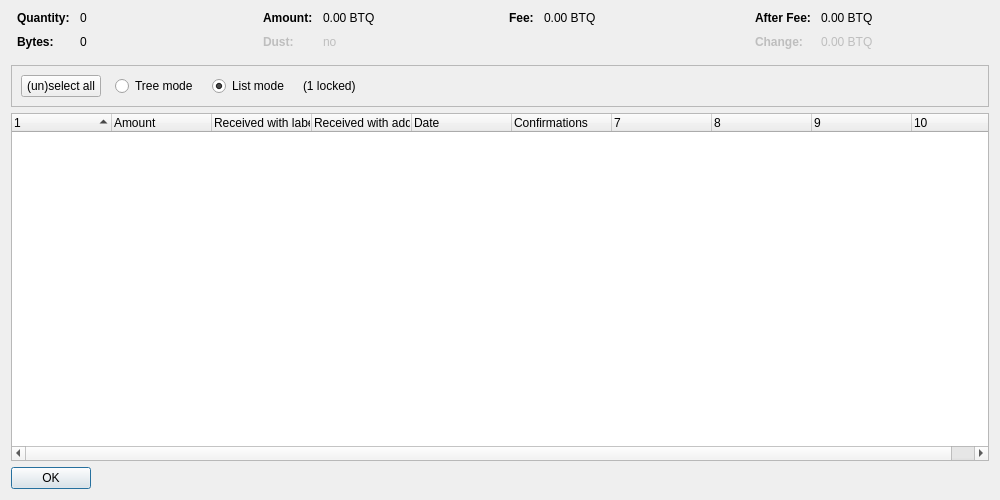
<?xml version="1.0" encoding="UTF-8"?>
<ui version="4.0">
 <class>CoinControlDialog</class>
 <widget class="QDialog" name="CoinControlDialog">
  <property name="geometry">
   <rect>
    <x>0</x>
    <y>0</y>
    <width>1000</width>
    <height>500</height>
   </rect>
  </property>
  <property name="windowTitle">
   <string>Coin Selection</string>
  </property>
  <layout class="QVBoxLayout" name="verticalLayout">
   <item>
    <layout class="QHBoxLayout" name="horizontalLayoutTop" stretch="0,0,0,0">
     <property name="topMargin">
      <number>0</number>
     </property>
     <property name="bottomMargin">
      <number>10</number>
     </property>
     <item>
      <layout class="QFormLayout" name="formLayoutCoinControl1">
       <property name="horizontalSpacing">
        <number>10</number>
       </property>
       <property name="verticalSpacing">
        <number>10</number>
       </property>
       <property name="leftMargin">
        <number>6</number>
       </property>
       <property name="rightMargin">
        <number>6</number>
       </property>
       <item row="0" column="0">
        <widget class="QLabel" name="labelCoinControlQuantityText">
         <property name="font">
          <font>
           <weight>75</weight>
           <bold>true</bold>
          </font>
         </property>
         <property name="text">
          <string>Quantity:</string>
         </property>
        </widget>
       </item>
       <item row="0" column="1">
        <widget class="QLabel" name="labelCoinControlQuantity">
         <property name="cursor">
          <cursorShape>IBeamCursor</cursorShape>
         </property>
         <property name="contextMenuPolicy">
          <enum>Qt::ActionsContextMenu</enum>
         </property>
         <property name="text">
          <string notr="true">0</string>
         </property>
         <property name="textInteractionFlags">
          <set>Qt::LinksAccessibleByMouse|Qt::TextSelectableByKeyboard|Qt::TextSelectableByMouse</set>
         </property>
        </widget>
       </item>
       <item row="1" column="0">
        <widget class="QLabel" name="labelCoinControlBytesText">
         <property name="font">
          <font>
           <weight>75</weight>
           <bold>true</bold>
          </font>
         </property>
         <property name="text">
          <string>Bytes:</string>
         </property>
        </widget>
       </item>
       <item row="1" column="1">
        <widget class="QLabel" name="labelCoinControlBytes">
         <property name="cursor">
          <cursorShape>IBeamCursor</cursorShape>
         </property>
         <property name="contextMenuPolicy">
          <enum>Qt::ActionsContextMenu</enum>
         </property>
         <property name="text">
          <string notr="true">0</string>
         </property>
         <property name="textInteractionFlags">
          <set>Qt::LinksAccessibleByMouse|Qt::TextSelectableByKeyboard|Qt::TextSelectableByMouse</set>
         </property>
        </widget>
       </item>
      </layout>
     </item>
     <item>
      <layout class="QFormLayout" name="formLayoutCoinControl2">
       <property name="horizontalSpacing">
        <number>10</number>
       </property>
       <property name="verticalSpacing">
        <number>10</number>
       </property>
       <property name="leftMargin">
        <number>6</number>
       </property>
       <property name="rightMargin">
        <number>6</number>
       </property>
       <item row="0" column="0">
        <widget class="QLabel" name="labelCoinControlAmountText">
         <property name="font">
          <font>
           <weight>75</weight>
           <bold>true</bold>
          </font>
         </property>
         <property name="text">
          <string>Amount:</string>
         </property>
        </widget>
       </item>
       <item row="0" column="1">
        <widget class="QLabel" name="labelCoinControlAmount">
         <property name="cursor">
          <cursorShape>IBeamCursor</cursorShape>
         </property>
         <property name="contextMenuPolicy">
          <enum>Qt::ActionsContextMenu</enum>
         </property>
         <property name="text">
          <string notr="true">0.00 BTQ</string>
         </property>
         <property name="textInteractionFlags">
          <set>Qt::LinksAccessibleByMouse|Qt::TextSelectableByKeyboard|Qt::TextSelectableByMouse</set>
         </property>
        </widget>
       </item>
       <item row="1" column="0">
        <widget class="QLabel" name="labelCoinControlLowOutputText">
         <property name="enabled">
          <bool>false</bool>
         </property>
         <property name="font">
          <font>
           <weight>75</weight>
           <bold>true</bold>
          </font>
         </property>
         <property name="text">
          <string>Dust:</string>
         </property>
        </widget>
       </item>
       <item row="1" column="1">
        <widget class="QLabel" name="labelCoinControlLowOutput">
         <property name="enabled">
          <bool>false</bool>
         </property>
         <property name="cursor">
          <cursorShape>IBeamCursor</cursorShape>
         </property>
         <property name="contextMenuPolicy">
          <enum>Qt::ActionsContextMenu</enum>
         </property>
         <property name="text">
          <string notr="true">no</string>
         </property>
         <property name="textInteractionFlags">
          <set>Qt::LinksAccessibleByMouse|Qt::TextSelectableByKeyboard|Qt::TextSelectableByMouse</set>
         </property>
        </widget>
       </item>
      </layout>
     </item>
     <item>
      <layout class="QFormLayout" name="formLayoutCoinControl3">
       <property name="horizontalSpacing">
        <number>10</number>
       </property>
       <property name="verticalSpacing">
        <number>10</number>
       </property>
       <property name="leftMargin">
        <number>6</number>
       </property>
       <property name="rightMargin">
        <number>6</number>
       </property>
       <item row="0" column="0">
        <widget class="QLabel" name="labelCoinControlFeeText">
         <property name="font">
          <font>
           <weight>75</weight>
           <bold>true</bold>
          </font>
         </property>
         <property name="text">
          <string>Fee:</string>
         </property>
        </widget>
       </item>
       <item row="0" column="1">
        <widget class="QLabel" name="labelCoinControlFee">
         <property name="cursor">
          <cursorShape>IBeamCursor</cursorShape>
         </property>
         <property name="contextMenuPolicy">
          <enum>Qt::ActionsContextMenu</enum>
         </property>
         <property name="text">
          <string notr="true">0.00 BTQ</string>
         </property>
         <property name="textInteractionFlags">
          <set>Qt::LinksAccessibleByMouse|Qt::TextSelectableByKeyboard|Qt::TextSelectableByMouse</set>
         </property>
        </widget>
       </item>
      </layout>
     </item>
     <item>
      <layout class="QFormLayout" name="formLayoutCoinControl4">
       <property name="horizontalSpacing">
        <number>10</number>
       </property>
       <property name="verticalSpacing">
        <number>10</number>
       </property>
       <property name="leftMargin">
        <number>6</number>
       </property>
       <property name="rightMargin">
        <number>6</number>
       </property>
       <item row="0" column="0">
        <widget class="QLabel" name="labelCoinControlAfterFeeText">
         <property name="font">
          <font>
           <weight>75</weight>
           <bold>true</bold>
          </font>
         </property>
         <property name="text">
          <string>After Fee:</string>
         </property>
        </widget>
       </item>
       <item row="0" column="1">
        <widget class="QLabel" name="labelCoinControlAfterFee">
         <property name="cursor">
          <cursorShape>IBeamCursor</cursorShape>
         </property>
         <property name="contextMenuPolicy">
          <enum>Qt::ActionsContextMenu</enum>
         </property>
         <property name="text">
          <string notr="true">0.00 BTQ</string>
         </property>
         <property name="textInteractionFlags">
          <set>Qt::LinksAccessibleByMouse|Qt::TextSelectableByKeyboard|Qt::TextSelectableByMouse</set>
         </property>
        </widget>
       </item>
       <item row="1" column="0">
        <widget class="QLabel" name="labelCoinControlChangeText">
         <property name="enabled">
          <bool>false</bool>
         </property>
         <property name="font">
          <font>
           <weight>75</weight>
           <bold>true</bold>
          </font>
         </property>
         <property name="text">
          <string>Change:</string>
         </property>
        </widget>
       </item>
       <item row="1" column="1">
        <widget class="QLabel" name="labelCoinControlChange">
         <property name="enabled">
          <bool>false</bool>
         </property>
         <property name="cursor">
          <cursorShape>IBeamCursor</cursorShape>
         </property>
         <property name="contextMenuPolicy">
          <enum>Qt::ActionsContextMenu</enum>
         </property>
         <property name="text">
          <string notr="true">0.00 BTQ</string>
         </property>
         <property name="textInteractionFlags">
          <set>Qt::LinksAccessibleByMouse|Qt::TextSelectableByKeyboard|Qt::TextSelectableByMouse</set>
         </property>
        </widget>
       </item>
      </layout>
     </item>
    </layout>
   </item>
   <item>
    <widget class="QFrame" name="frame">
     <property name="minimumSize">
      <size>
       <width>0</width>
       <height>40</height>
      </size>
     </property>
     <property name="frameShape">
      <enum>QFrame::StyledPanel</enum>
     </property>
     <property name="frameShadow">
      <enum>QFrame::Sunken</enum>
     </property>
     <layout class="QHBoxLayout" name="horizontalLayout">
      <item>
       <layout class="QHBoxLayout" name="horizontalLayoutPanel" stretch="0,0,0,0,0">
        <property name="spacing">
         <number>14</number>
        </property>
        <item>
         <widget class="QPushButton" name="pushButtonSelectAll">
          <property name="sizePolicy">
           <sizepolicy hsizetype="Maximum" vsizetype="Fixed">
            <horstretch>0</horstretch>
            <verstretch>0</verstretch>
           </sizepolicy>
          </property>
          <property name="text">
           <string>(un)select all</string>
          </property>
          <property name="autoDefault">
           <bool>false</bool>
          </property>
         </widget>
        </item>
        <item>
         <widget class="QRadioButton" name="radioTreeMode">
          <property name="sizePolicy">
           <sizepolicy hsizetype="Maximum" vsizetype="Fixed">
            <horstretch>0</horstretch>
            <verstretch>0</verstretch>
           </sizepolicy>
          </property>
          <property name="text">
           <string>Tree mode</string>
          </property>
         </widget>
        </item>
        <item>
         <widget class="QRadioButton" name="radioListMode">
          <property name="sizePolicy">
           <sizepolicy hsizetype="Maximum" vsizetype="Fixed">
            <horstretch>0</horstretch>
            <verstretch>0</verstretch>
           </sizepolicy>
          </property>
          <property name="text">
           <string>List mode</string>
          </property>
          <property name="checked">
           <bool>true</bool>
          </property>
         </widget>
        </item>
        <item>
         <widget class="QLabel" name="labelLocked">
          <property name="text">
           <string notr="true">(1 locked)</string>
          </property>
         </widget>
        </item>
        <item>
         <spacer name="horizontalSpacer">
          <property name="orientation">
           <enum>Qt::Horizontal</enum>
          </property>
          <property name="sizeHint" stdset="0">
           <size>
            <width>40</width>
            <height>20</height>
           </size>
          </property>
         </spacer>
        </item>
       </layout>
      </item>
     </layout>
    </widget>
   </item>
   <item>
    <widget class="CoinControlTreeWidget" name="treeWidget">
     <property name="contextMenuPolicy">
      <enum>Qt::CustomContextMenu</enum>
     </property>
     <property name="sortingEnabled">
      <bool>false</bool>
     </property>
     <property name="columnCount">
      <number>10</number>
     </property>
     <attribute name="headerShowSortIndicator" stdset="0">
      <bool>true</bool>
     </attribute>
     <attribute name="headerStretchLastSection">
      <bool>false</bool>
     </attribute>
     <column>
      <property name="text">
       <string/>
      </property>
     </column>
     <column>
      <property name="text">
       <string>Amount</string>
      </property>
     </column>
     <column>
      <property name="text">
       <string>Received with label</string>
      </property>
     </column>
     <column>
      <property name="text">
       <string>Received with address</string>
      </property>
     </column>
     <column>
      <property name="text">
       <string>Date</string>
      </property>
     </column>
     <column>
      <property name="text">
       <string>Confirmations</string>
      </property>
      <property name="toolTip">
       <string>Confirmed</string>
      </property>
     </column>
     <column>
      <property name="text">
       <string/>
      </property>
     </column>
     <column>
      <property name="text">
       <string/>
      </property>
     </column>
     <column>
      <property name="text">
       <string/>
      </property>
     </column>
     <column>
      <property name="text">
       <string/>
      </property>
     </column>
    </widget>
   </item>
   <item>
    <widget class="QDialogButtonBox" name="buttonBox">
     <property name="sizePolicy">
      <sizepolicy hsizetype="Maximum" vsizetype="Fixed">
       <horstretch>0</horstretch>
       <verstretch>0</verstretch>
      </sizepolicy>
     </property>
     <property name="orientation">
      <enum>Qt::Horizontal</enum>
     </property>
     <property name="standardButtons">
      <set>QDialogButtonBox::Ok</set>
     </property>
    </widget>
   </item>
  </layout>
 </widget>
 <customwidgets>
  <customwidget>
   <class>CoinControlTreeWidget</class>
   <extends>QTreeWidget</extends>
   <header>coincontroltreewidget.h</header>
  </customwidget>
 </customwidgets>
 <resources/>
 <connections/>
</ui>
